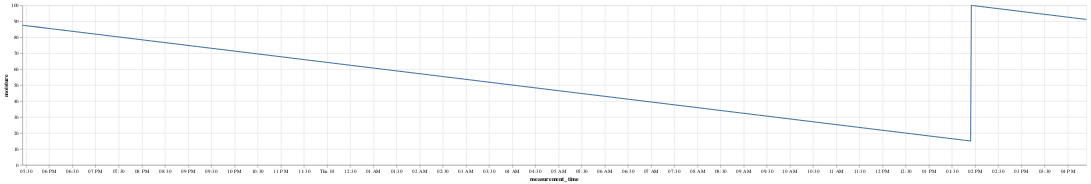

Notebook code for this chart:
### Code cell
alt.Chart(single_plant_measurement).mark_line().encode(
    x='measurement_time:T',
    y='moisture:Q'
).properties(
    width=2000
)

### Figure 1 — Vega-Lite specification as saved in the notebook (floating-point values rounded to 4 significant figures; data arrays with more than 128 entries replaced by an {"elided": "..."} marker saying what was removed)
{"config": {"view": {"continuousWidth": 300, "continuousHeight": 300}}, "data": {"name": "data-89919c5511d9c21fb4445e88c8ae1dfb"}, "mark": {"type": "line"}, "encoding": {"x": {"field": "measurement_time", "type": "temporal"}, "y": {"field": "moisture", "type": "quantitative"}}, "width": 2000, "$schema": "https://vega.github.io/schema/vega-lite/v5.20.1.json", "datasets": {"data-89919c5511d9c21fb4445e88c8ae1dfb": {"elided": "1330 records"}}}
